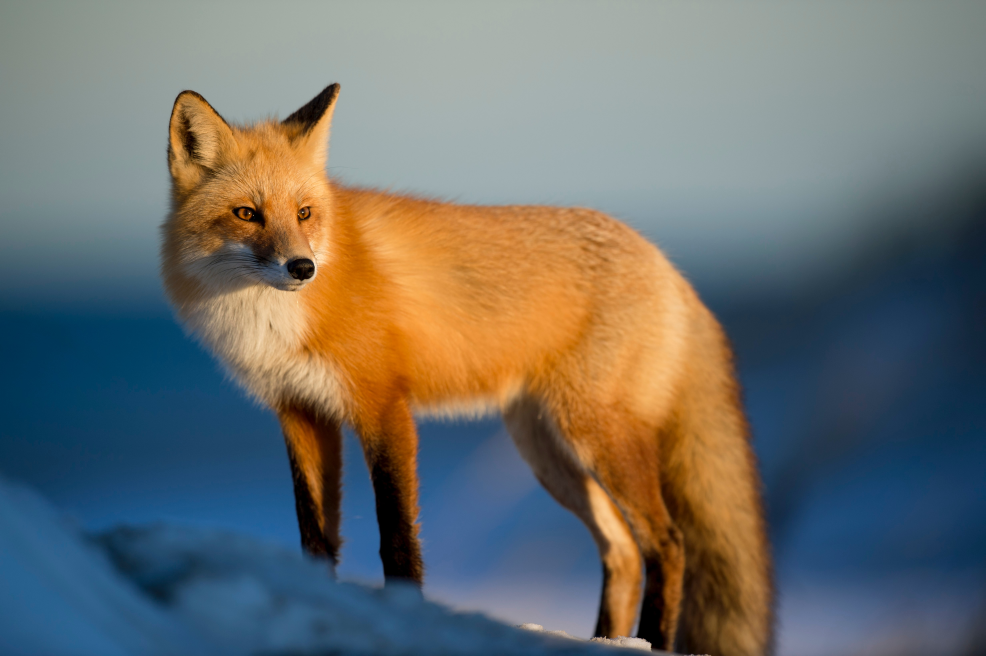
#> input picture Photos/wolf.jpg, 4928 x 3280 px (shown at 1/5 size)
$ python gradients.py
#> lines starting #> are read from the running program, lines starting #| are printed output that depends on the picture; after the words box and inside, x2 and y2 are one past the last pixel; in counts of white or black regions, pixels touching at a corner belong together
import cv2 as cv
import numpy as np

img = cv.imread('Photos/wolf.jpg')
#> img is the input picture: shape (3280, 4928, 3); mean B, G, R 107, 110.9, 109.3
resized = cv.resize(img, (500,500), interpolation=cv.INTER_CUBIC)
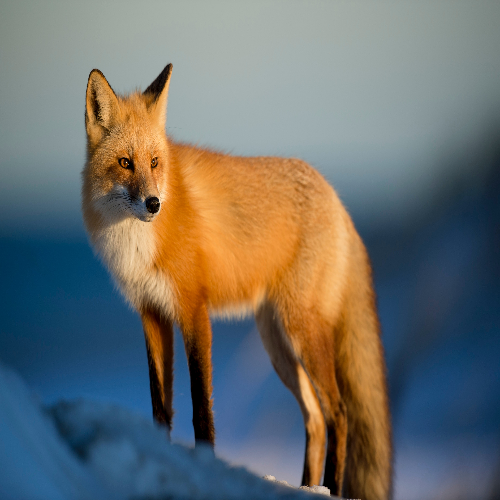
#> resized: shape (500, 500, 3); mean B, G, R 107, 110.9, 109.3
cv.imshow('Resized', resized)

gray = cv.cvtColor(resized, cv.COLOR_BGR2GRAY)
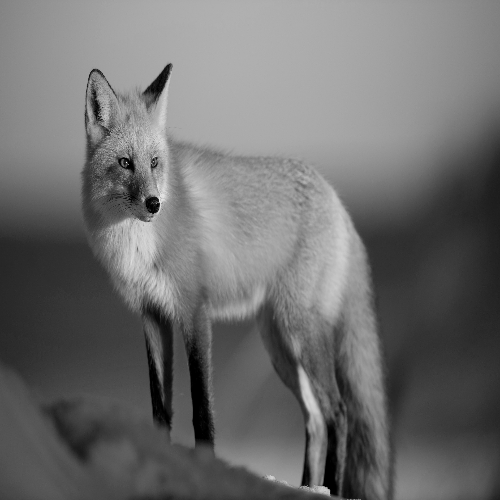
#> gray: shape (500, 500); min 0, max 252, mean 110
cv.imshow('Gray', gray)

# Laplacian
lap = cv.Laplacian(gray, cv.CV_64F)
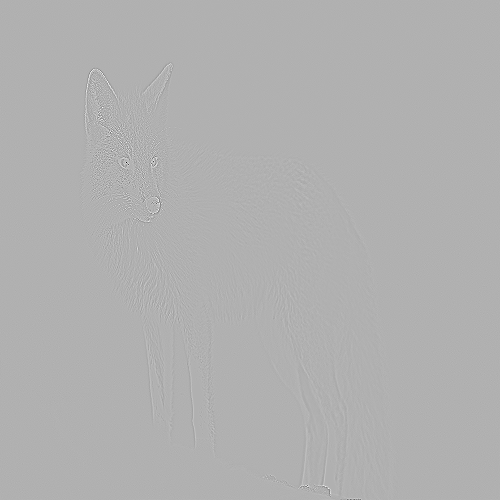
#> lap: shape (500, 500) float64; min -805, max 356, mean 0; drawn with min black and max white
lap = np.uint8(np.absolute(lap))
cv.imshow('Laplacian', lap)

# Sobel
sobelx = cv.Sobel(gray, cv.CV_64F, 1, 0)
sobely = cv.Sobel(gray, cv.CV_64F, 0, 1)
combined_sobel = cv.bitwise_or(sobelx, sobely)
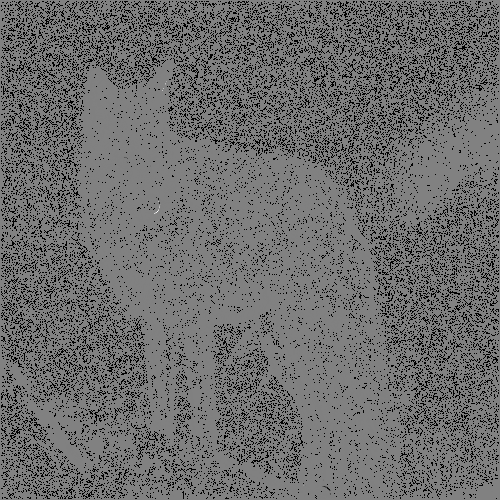
#> combined_sobel: shape (500, 500) float64; 15.89% of the values are NaN or infinite; the others: min -129536, max 126208, mean -39.91; drawn with min black, max white, NaN and infinite black

cv.imshow('Sobel X', sobelx)
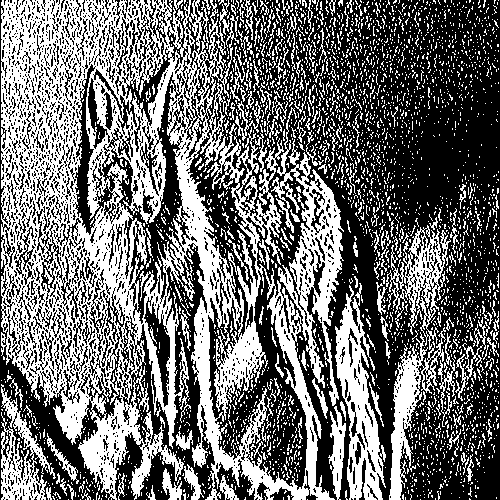
#> window 'Sobel X': shape (500, 500); 43.5% white; 3131 white regions (2943 under 20 px), largest, box (x1, y1, x2, y2) and area: (1, 0, 344, 500) 74130, (335, 283, 386, 500) 4543, (389, 327, 446, 500) 2862
cv.imshow('Sobel Y', sobely)
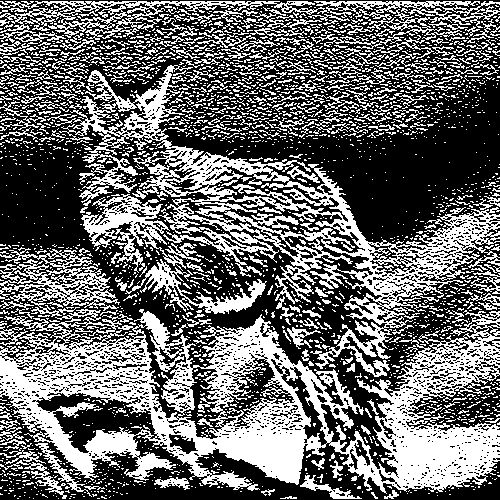
#> window 'Sobel Y': shape (500, 500); 41.5% white; 2644 white regions (2277 under 20 px), largest, box (x1, y1, x2, y2) and area: (0, 309, 500, 494) 39304, (47, 65, 500, 377) 22324, (0, 1, 329, 43) 3504
cv.imshow('Combined Sobel', combined_sobel)

# Canny
canny = cv.Canny(gray, 150, 175)
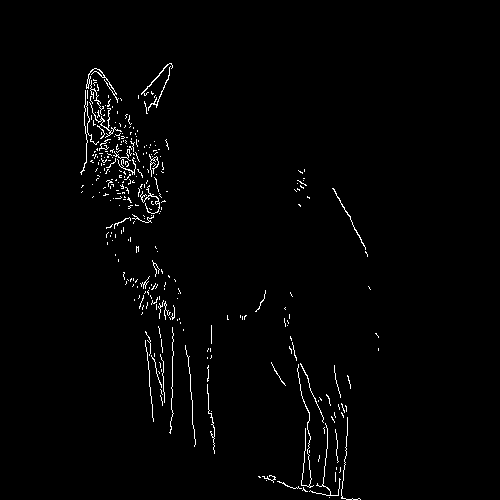
#> canny: shape (500, 500); 1.5% white in thin lines or dots, all inside (x1, y1, x2, y2) = (80, 63, 379, 500)
cv.imshow('Canny', canny)

cv.waitKey(0)

$ run again, with Photos/gazelle.jpg copied over Photos/wolf.jpg
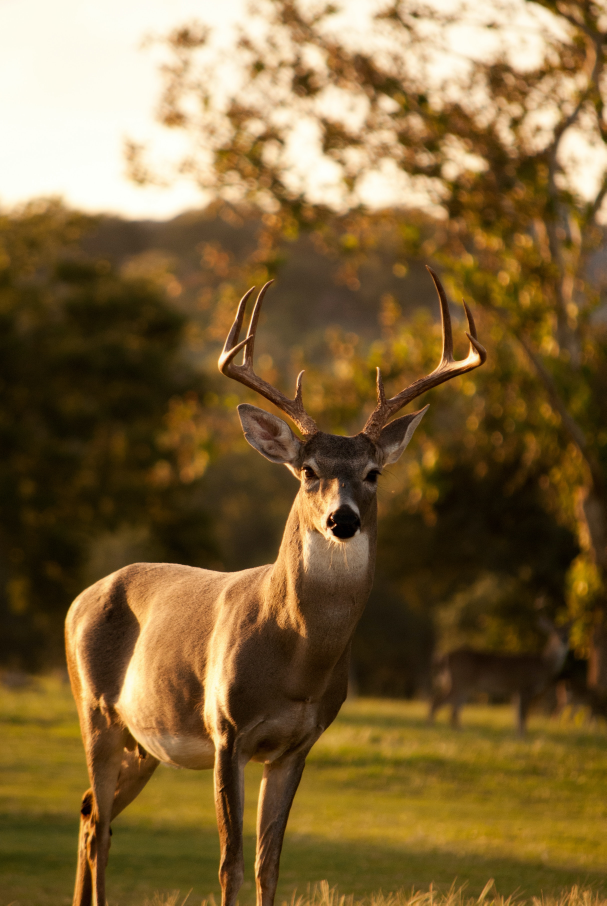
#> input picture Photos/gazelle.jpg, 2425 x 3622 px (shown at 1/4 size)
#> img is the input picture: shape (3622, 2425, 3); mean B, G, R 57.6, 100.4, 126.1
#> `cv.imshow('Sobel X', sobelx)`:
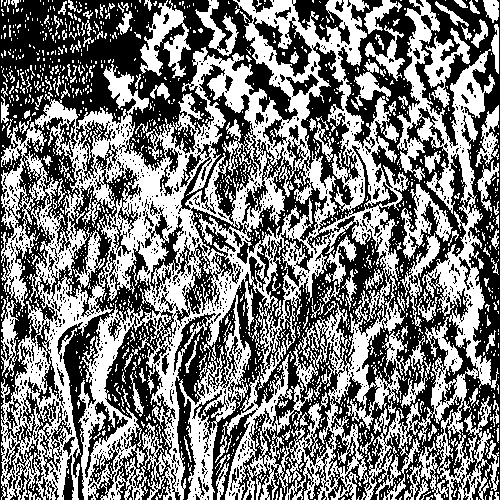
#> window 'Sobel X': shape (500, 500); 48% white; 1623 white regions (1465 under 20 px), largest, box (x1, y1, x2, y2) and area: (1, 0, 499, 500) 95822, (140, 0, 191, 78) 1777, (401, 184, 453, 261) 1307
#> `canny = cv.Canny(gray, 150, 175)`:
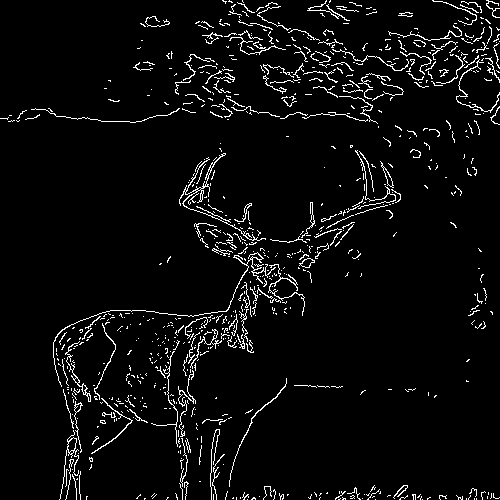
#> canny: shape (500, 500); 4.6% white in thin lines or dots

$ run again, with Photos/lion.jpg copied over Photos/wolf.jpg
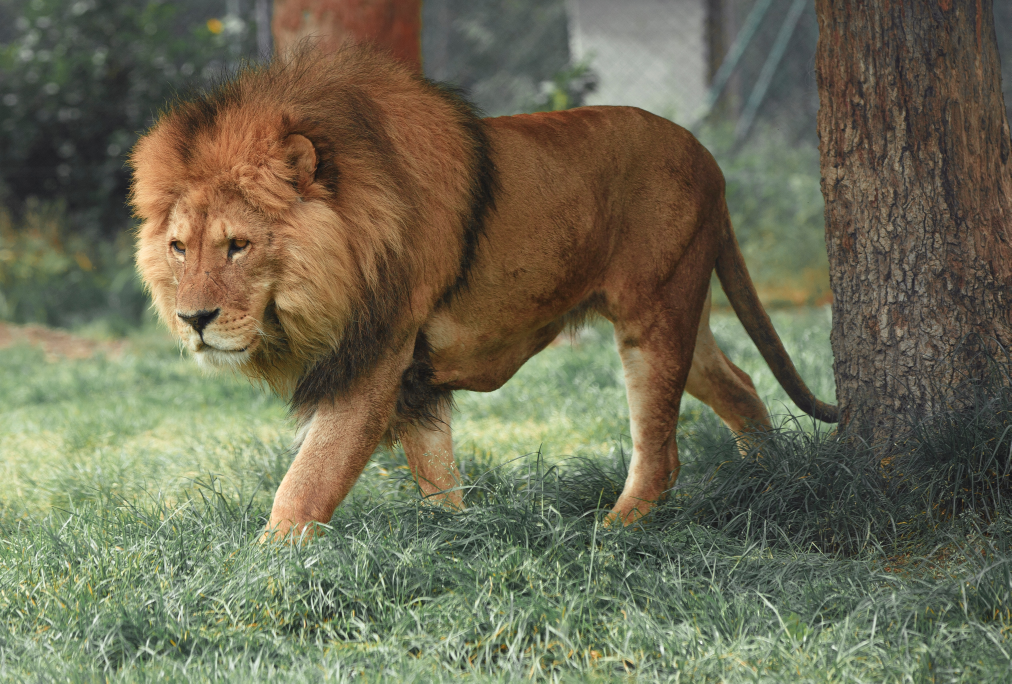
#> input picture Photos/lion.jpg, 5056 x 3417 px (shown at 1/5 size)
#> img is the input picture: shape (3417, 5056, 3); mean B, G, R 84.1, 107.3, 109.1
#> `cv.imshow('Sobel X', sobelx)`:
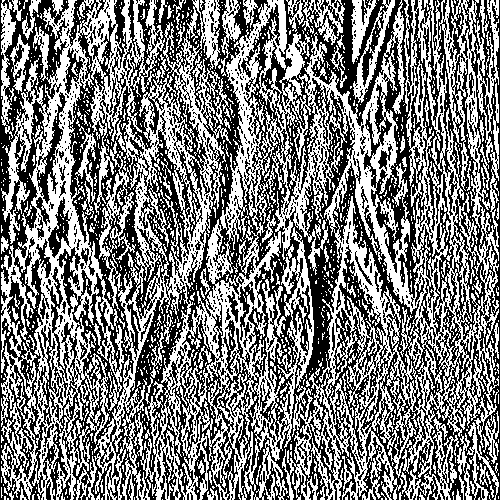
#> window 'Sobel X': shape (500, 500); 48.7% white in thin lines or dots
#> `canny = cv.Canny(gray, 150, 175)`:
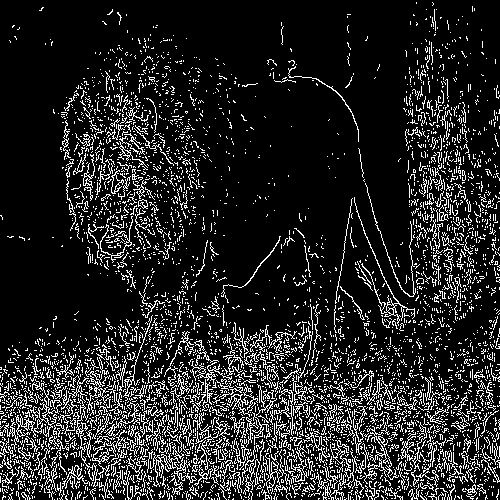
#> canny: shape (500, 500); 14.4% white in thin lines or dots
